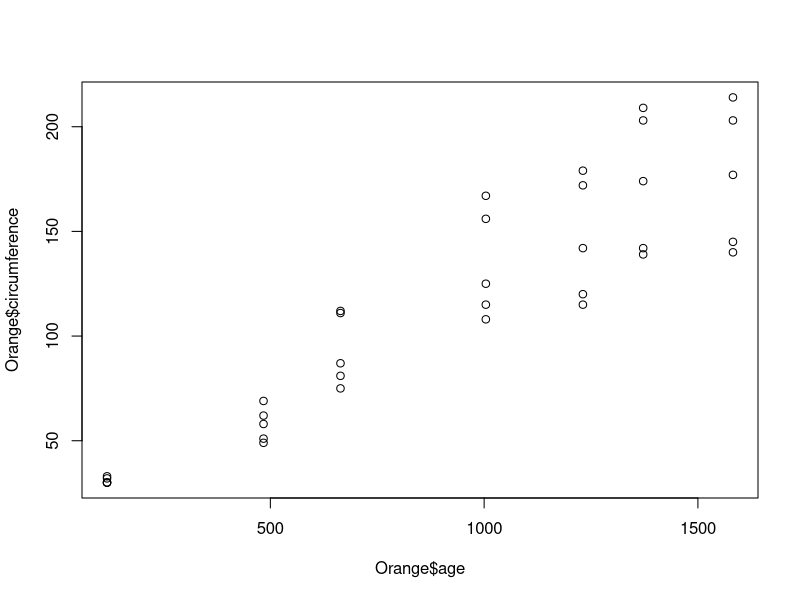
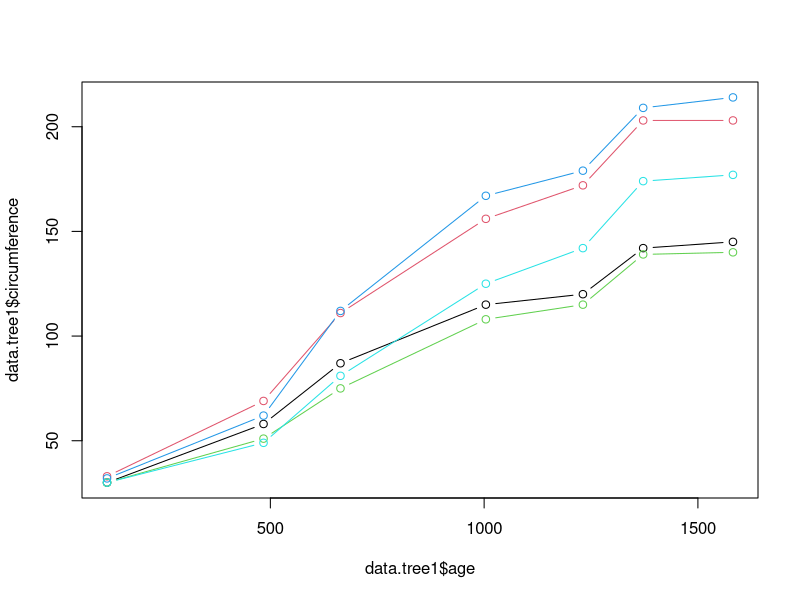
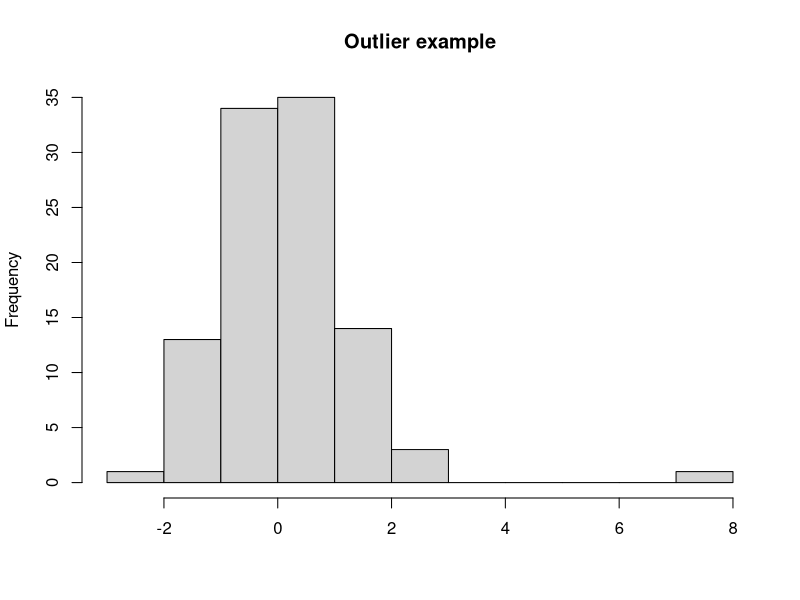
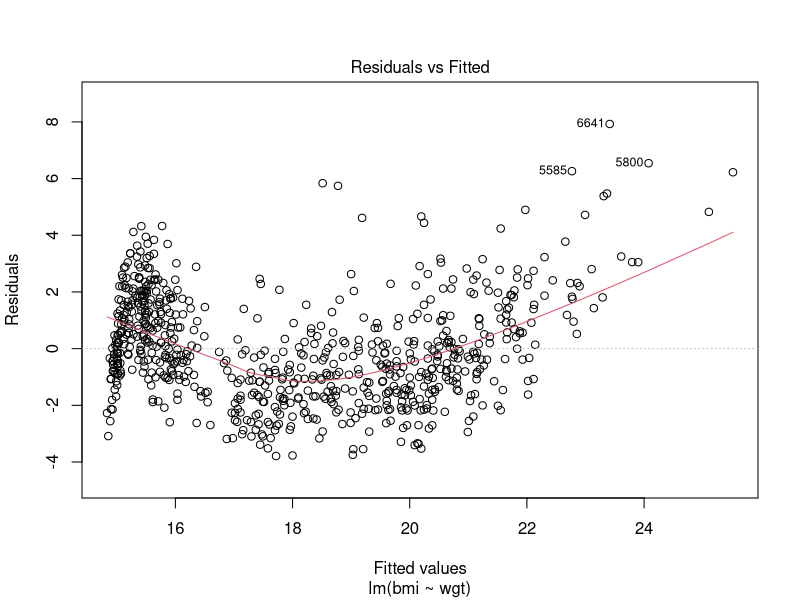
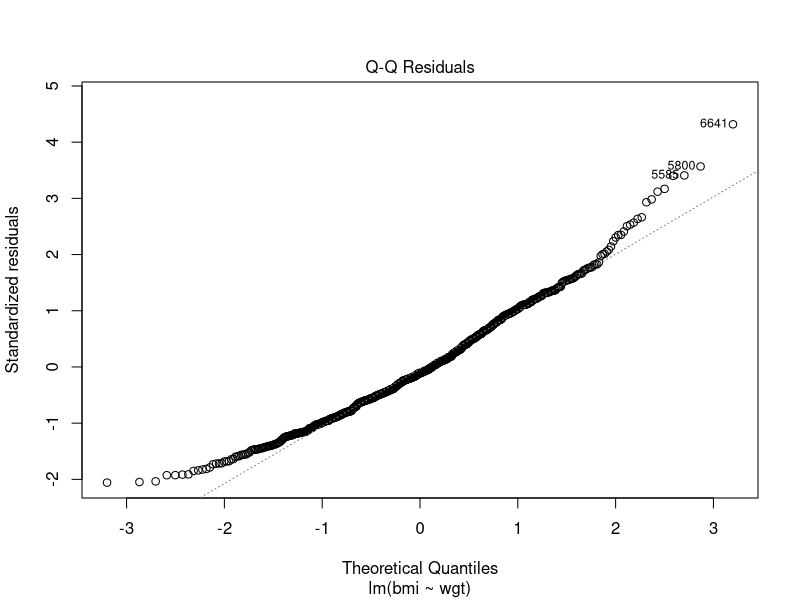
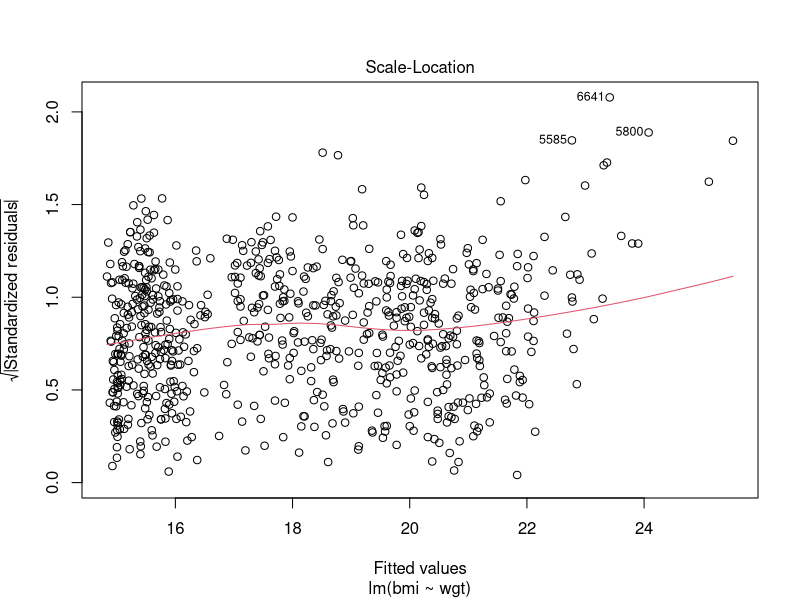
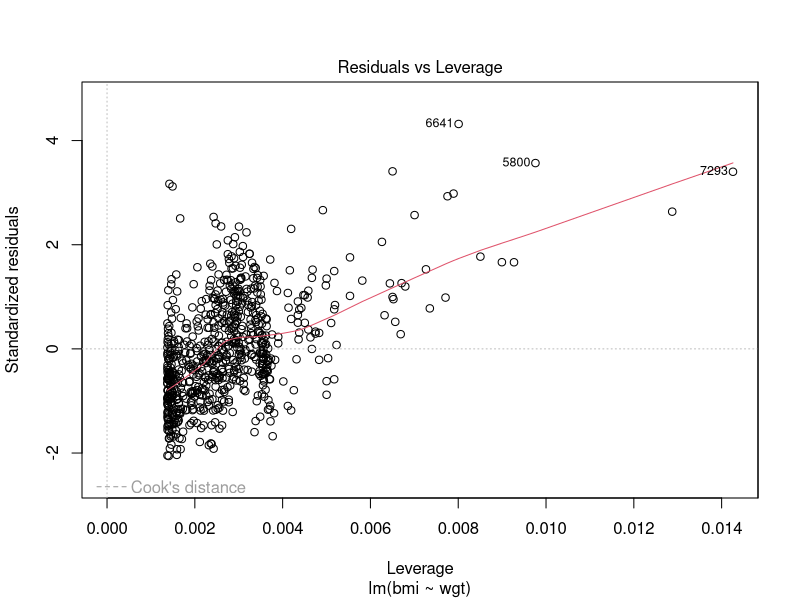

These charts were generated, in order, by the following R code:
## ---- chunk 1
# get from datasets package the Orange data
data(Orange)
# print the fist rows
head(Orange)
## ---- chunk 2
str(Orange)
## ---- chunk 3
mean(Orange$age)
sd(Orange$circumference)
min(Orange$circumference)
max(Orange$circumference)
summary(Orange)
## ---- chunk 4
cor(Orange[, c(2,3)])
## ---- chunk 5
plot(x = Orange$age, y = Orange$circumference)
## ---- chunk 6
# create dataset for each tree
data.tree1 <- Orange[which(Orange$Tree == 1), ]
data.tree2 <- Orange[which(Orange$Tree == 2), ]
data.tree3 <- Orange[which(Orange$Tree == 3), ]
data.tree4 <- Orange[which(Orange$Tree == 4), ]
data.tree5 <- Orange[which(Orange$Tree == 5), ]
## ---- chunk 7
plot(x = data.tree1$age, y = data.tree1$circumference, 
     type = "b", col = 1, 
     ylim = c(min(Orange$circumference), max(Orange$circumference)))
points(x = data.tree2$age, y = data.tree2$circumference, 
     type = "b", col = 2)
points(x = data.tree3$age, y = data.tree3$circumference, 
     type = "b", col = 3)
points(x = data.tree4$age, y = data.tree4$circumference, 
     type = "b", col = 4)
points(x = data.tree5$age, y = data.tree5$circumference, 
     type = "b", col = 5)
## ---- chunk 8
set.seed(123)
library(magrittr) #for pipes
library(MASS)     #for the cats and bacteria data
library(mice)     #for the boys data
## ---- chunk 9
set.seed(123)
outlier_data <- c(rnorm(n = 100, mean = 0, sd = 1), 8)
hist(x = outlier_data, xlab = "", main = "Outlier example")
## ---- chunk 10
args(lm)
## ---- chunk 11
head(mice::boys, n = 7)
## ---- chunk 12
lm(bmi ~ wgt, data = mice::boys)
## ---- chunk 13
fit <- lm(bmi ~ wgt, data = mice::boys)
summary(fit)
## ---- chunk 14
plot(lm(bmi ~ wgt, data = mice::boys), which = 1)
## ---- chunk 15
plot(lm(bmi ~ wgt, data = mice::boys), which = 2)
## ---- chunk 16
plot(lm(bmi ~ wgt, data = mice::boys), which = 3)
## ---- chunk 17
plot(lm(bmi ~ wgt, data = mice::boys), which = 5)
## ---- chunk 18
fit <- lm(bmi ~ wgt, data = mice::boys)
fit2 <- lm(bmi ~ wgt + age, data = mice::boys)
## ---- chunk 19
summary(fit)
## ---- chunk 20
summary(fit2)
## ---- chunk 21
anova(fit, fit2)
## ---- chunk 22
AIC(fit, fit2)
